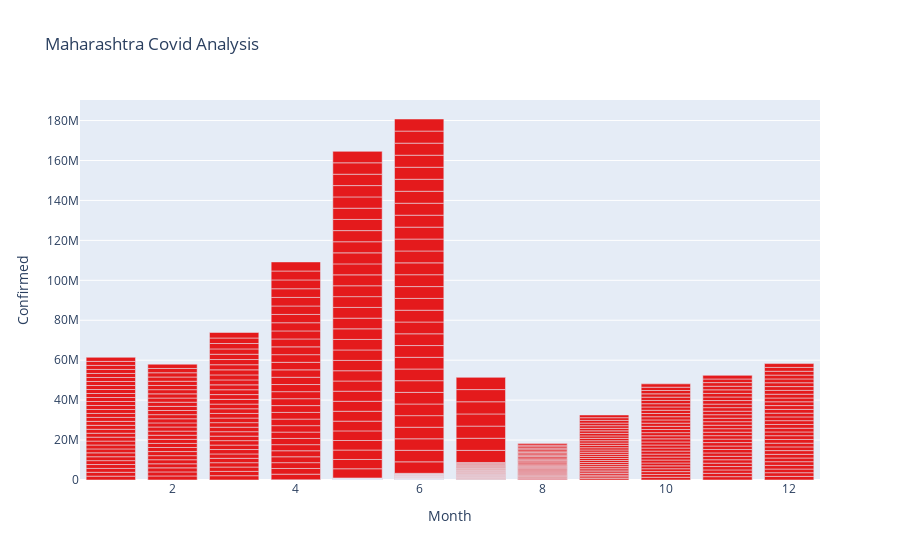

Notebook cell for this chart:
### Code cell
Confirm_maha

### Figure 1 — Plotly figure (JSON) as saved in the notebook; plotly's stock layout.template omitted (floating-point values rounded to 4 significant figures; data arrays with more than 128 entries replaced by an {"elided": "..."} marker saying what was removed)
{"data": [{"alignmentgroup": "True", "hovertemplate": "Month=%{x}<br>Confirmed=%{y}<extra></extra>", "legendgroup": "", "marker": {"color": "rgb(228,26,28)", "pattern": {"shape": ""}}, "name": "", "offsetgroup": "", "orientation": "v", "showlegend": false, "textposition": "auto", "type": "bar", "x": {"elided": "486 int values"}, "xaxis": "x", "y": {"elided": "486 int values"}, "yaxis": "y"}], "layout": {"barmode": "relative", "legend": {"tracegroupgap": 0}, "title": {"text": "Maharashtra Covid Analysis "}, "xaxis": {"anchor": "y", "domain": [0, 1], "title": {"text": "Month"}}, "yaxis": {"anchor": "x", "domain": [0, 1], "title": {"text": "Confirmed"}}}}
